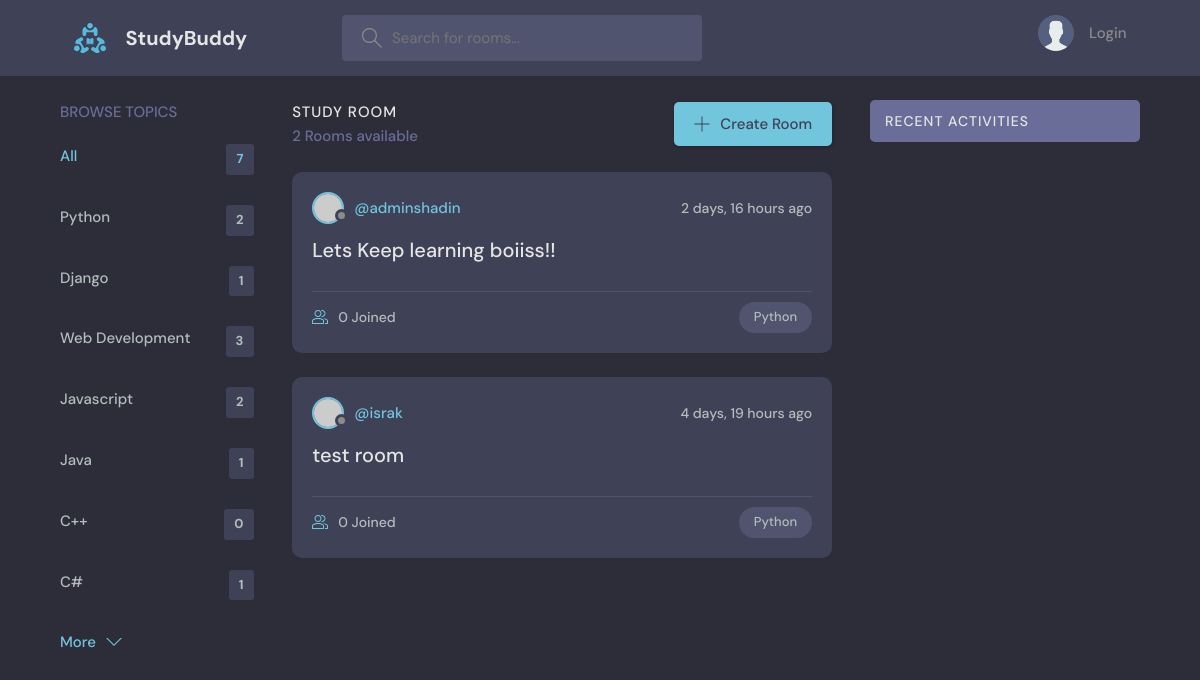
Page /?q=Python on the committed database.
### base/models.py (models this page shows, shortened)
class Topic(models.Model):
    name = models.CharField(max_length=200)

class Room(models.Model):
    host = models.ForeignKey(User, on_delete=models.SET_NULL, null=True)
    topic = models.ForeignKey(Topic, on_delete=models.SET_NULL, null=True)
    name = models.CharField(max_length=200)
    description = models.TextField(null=True, blank=True)
    participants = models.ManyToManyField(
        User, related_name='participants', blank=True)
    updated = models.DateTimeField(auto_now=True)
    created = models.DateTimeField(auto_now_add=True)
    class Meta:
        ordering = ['-updated', '-created']

### base/views.py (the view)
# urls.py: path('', views.home, name="home"),
def home(request):
    q = request.GET.get('q') if request.GET.get('q') != None else ''
    rooms = Room.objects.filter(
        Q(topic__name__icontains=q) |
        Q(name__icontains=q) |
        Q(description__icontains=q)
    )
    topic = Topic.objects.all()
    room_count = rooms.count()
    room_messages = Message.objects.filter(Q(room__name__icontains=q))
    context = {'rooms': rooms, 'topics': topic,
               'room_count': room_count, 'room_messages': room_messages}
    return render(request, 'base/home.html', context)

### base/templates/base/home.html (shortened to what this page needs)
{% extends 'main.html' %}
{% block content %}
<main class="layout layout--3">
  <div class="container">
    {% include 'base/topics_component.html' %}
    <div class="roomList">
      <div class="roomList__header">
        <div>
          <h2>Study Room</h2>
          <p>{{room_count}} Rooms available</p>
        </div>
        <a class="btn btn--main" href="{% url 'create-room' %}">
          <svg version="1.1" xmlns="http://www.w3.org/2000/svg" width="32" height="32" viewBox="0 0 32 32">
            <title>add</title>
            <path
              d="M16.943 0.943h-1.885v14.115h-14.115v1.885h14.115v14.115h1.885v-14.115h14.115v-1.885h-14.115v-14.115z">
            </path>
          </svg>
          Create Room
        </a>
      </div>
      {% include 'base/feed_component.html' %}
    </div>
    {% include 'base/activity_component.html' %}
  </div>
</main>
{% endblock %}

### base/templates/base/topics_component.html
<div class="topics">
    <div class="topics__header">
      <h2>Browse Topics</h2>
    </div>
    <ul class="topics__list">
      <li>
        <a href="{% url 'home' %}" class="active">All <span>{{topics.count}}</span></a>
      </li>
      {% for topic in topics %}
      <li>
        <a href="{% url 'home' %}?q={{topic.name}}">{{topic.name}} <span>{{topic.room_set.all.count}}</span></a>
      </li>
      {% endfor %}
    </ul>
    <a class="btn btn--link" href="topics.html">
      More
      <svg version="1.1" xmlns="http://www.w3.org/2000/svg" width="32" height="32" viewBox="0 0 32 32">
        <title>chevron-down</title>
        <path d="M16 21l-13-13h-3l16 16 16-16h-3l-13 13z"></path>
      </svg>
    </a>
  </div>

### base/templates/base/feed_component.html (shortened to what this page needs)
{% for room in rooms %}
<div class="roomListRoom">
    <div class="roomListRoom__header">
      <a href="{% url 'user-profile' room.host.id %}" class="roomListRoom__author">
        <div class="avatar avatar--small">
          <img src="https://randomuser.me/api/portraits/women/11.jpg" />
        </div>
        <span>@{{room.host.username}}</span>
      </a>
      <div class="roomListRoom__actions">
        <span>{{room.created|timesince}} ago</span>
      </div>
    </div>
    <div class="roomListRoom__content">
      <a href="{% url 'room' room.id %}">{{room.name}}</a>
    </div>
    <div class="roomListRoom__meta">
      <a href="{% url 'room' room.id %}" class="roomListRoom__joined">
        {{room.participants.all.count}} Joined
      </a>
      <p class="roomListRoom__topic">{{room.topic.name}}</p>
    </div>
  </div>
{% endfor %}

### static/styles/style.css (style rules this page uses)
:root { --color-main: #71c6dd; --color-main-light: #e1f6fb; --color-dark: #3f4156; --color-dark-medium: #51546e; --color-dark-light: #696d97; --color-light: #e5e5e5; --color-gray: #8b8b8b; --color-light-gray: #b2bdbd; --color-bg: #2d2d39; --color-success: #5dd693; --color-error: #fc4b0b; }
* { font-family: "DM Sans", -apple-system, BlinkMacSystemFont, "Segoe UI", Roboto, Oxygen, Ubuntu, Cantarell, "Open Sans", "Helvetica Neue", sans-serif; margin: 0; padding: 0; box-sizing: border-box; text-rendering: optimizeLegibility; font-size: inherit; }
html { font-size: 56.25%; }
@media only screen and (min-width: 1200px) { html { font-size: 62.5%; } }
body { line-height: 1.6; font-weight: 400; font-size: 1.5rem; color: var(--color-light-gray); background-color: var(--color-bg); min-height: 100vh; }
img { width: 100%; }
a { display: inline-block; color: var(--color-main); text-decoration: none; }
.container { max-width: 120rem; width: 90%; margin: auto; }
.btn { background-color: transparent; border: none; display: inline-flex; align-items: center; gap: 1rem; cursor: pointer; transition: all ease-in-out 0.3s; padding: 1rem 2rem; border-radius: 5px; box-shadow: 1px 1px 3px 1px rgba(0, 0, 0, 0.15); font-weight: 500; }
.btn--link { border-radius: 0; padding: 0; color: var(--color-main); box-shadow: none; }
.btn--main { background-color: var(--color-main); color: var(--color-dark); }
.btn > svg { fill: currentColor; width: 1.6rem; height: 1.6rem; }
.avatar { position: relative; display: inline-block; border-radius: 50%; border: 2px solid var(--color-main); }
.avatar img { display: block; border-radius: 50%; object-fit: cover; object-position: center; }
.avatar::after { content: ""; display: block; position: absolute; background-color: var(--color-gray); z-index: 111; border-radius: 50%; border: 0.3rem solid var(--color-dark); }
.avatar.avatar--small img { width: 2.8rem; height: 2.8rem; }
.avatar.avatar--small:after { width: 0.7rem; height: 0.7rem; bottom: 0px; right: -6px; }
.layout { margin-top: 2.4rem; }
.layout > .container { display: flex; justify-content: space-between; align-items: flex-start; }
.layout--3 > .container > div:first-child { flex-basis: 18%; max-width: 22.5rem; }
.layout--3 > .container > div:nth-child(2) { flex-basis: 50%; }
.topics__header { margin-bottom: 2rem; }
.topics__header h2 { text-transform: uppercase; font-weight: 500; color: var(--color-dark-light); }
.topics__list { list-style: none; }
.topics__list li a { display: flex; justify-content: space-between; margin-bottom: 3rem; font-weight: 500; color: var(--color-light-gray); transition: all 0.3s ease-in-out; }
.topics__list li a.active, .topics__list li a:hover { color: var(--color-main); }
.topics__list li a span { padding: 0.5rem 1rem; background-color: var(--color-dark); border-radius: 3px; font-size: 1.3rem; font-weight: 700; letter-spacing: 1px; }
.roomList__header { display: flex; justify-content: space-between; align-items: center; margin-bottom: 2.4rem; }
.roomList__header h2 { text-transform: uppercase; font-weight: 500; color: var(--color-light); letter-spacing: 1px; }
.roomList__header p { font-weight: 500; color: var(--color-dark-light); }
.roomListRoom { margin-bottom: 2.4rem; background-color: var(--color-dark); border-radius: 1rem; padding: 2rem; }
.roomListRoom__header { display: flex; justify-content: space-between; align-items: center; }
.roomListRoom__author { font-weight: 500; display: flex; align-items: center; gap: 1rem; }
.roomListRoom__actions { display: flex; align-items: flex-start; gap: 1rem; position: relative; }
.roomListRoom__actions span { font-size: 1.4rem; font-weight: 500; }
.roomListRoom__content { margin: 1rem 0; }
.roomListRoom__content a { font-size: 2rem; font-weight: 500; margin-bottom: 1.5rem; color: var(--color-light); transition: all 0.3s ease-in-out; }
.roomListRoom__meta { border-top: 1px solid var(--color-dark-medium); padding-top: 1rem; display: flex; align-items: center; justify-content: space-between; }
.roomListRoom__joined { color: var(--color-light-gray); display: flex; align-items: center; gap: 1rem; font-size: 1.4rem; font-weight: 500; }
.roomListRoom__joined svg { fill: var(--color-main); width: 1.6rem; height: 1.6rem; }
.roomListRoom__topic { padding: 5px 1.5rem; background-color: var(--color-dark-medium); border-radius: 5rem; font-weight: 500; font-size: 1.3rem; }

### rows in the picture
Topic: name "Python", room_set.all.count "2"
Topic: name "Django", room_set.all.count "1"
Topic: name "Web Development", room_set.all.count "3"
Topic: name "Javascript", room_set.all.count "2"
Topic: name "Java", room_set.all.count "1"
Topic: name "C++", room_set.all.count "0"
Topic: name "C#", room_set.all.count "1"
Room: host.username "adminshadin", created "2 days, 16 hours", name "Lets Keep learning boiiss!!", participants.all.count "0", topic.name "Python"
Room: host.username "israk", created "4 days, 19 hours", name "test room", participants.all.count "0", topic.name "Python"

### other values in the picture
{{ topics.count }} "7"
{{ room_count }} "2"
